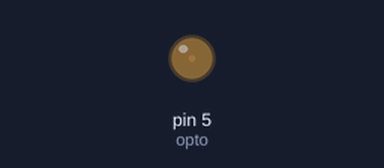
The sketch below on a simulated Arduino Uno, built with avr-gcc and run on an emulated ATmega328P. Parts: output pins drawn as LEDs (lit = HIGH).

Above: at 0.05 s.
At 2.5 s:
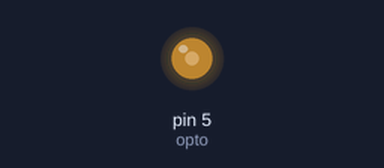
At 3.75 s:
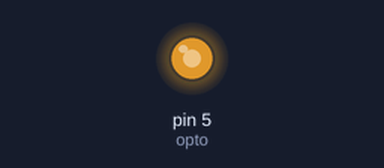
At 5.0 s:
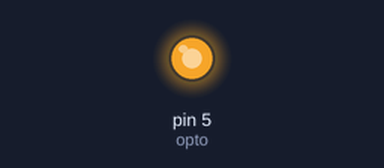
Timing chart, 0 to 6.5 s (numbered marks = the images above):
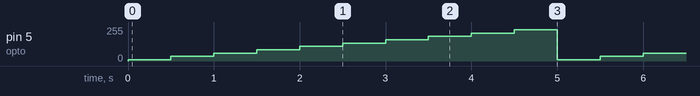

The sketch:

pwmcontrol.ino
```cpp
const int opto = 5;  // 16 corresponds to GPIO 16
const int ledPinmerah = 21;
const int brightness = 255;


void setup() {
  // set the LED as an output
  Serial.begin(9600);
  pinMode(opto,OUTPUT);
}

void loop()
{
//  if (Serial.available() > 0) {
//     // Baca data serial
//     char data = Serial.read();

//     // Analisis data
//     if (data == '1') {
//       // Nyalakan pin 5
//       analogWrite(opto,255);
//     }
//     else if (data == '0') {
//       // Matikan pin 5
//       analogWrite(opto,0);
//     }
//   }
  //analogWrite(opto,230);

    for(int dutyCycle = 10; dutyCycle <= 255; dutyCycle+=25)
    {
    // changing the LED brightness with PWM
    analogWrite(opto, dutyCycle);
    delay(500);
    }

  // // decrease the LED brightness
  // for(int dutyCycle = 255; dutyCycle >= 0; dutyCycle-=30){
  //   // changing the LED brightness with PWM
  //   analogWrite(ledPinhijau, dutyCycle);
  //   delay(15);
  // }
  // // increase the LED brightness

  // for(int dutyCycle = 0; dutyCycle <= 255; dutyCycle+=30){
  //   // changing the LED brightness with PWM
  //   analogWrite(ledPinmerah, dutyCycle);
  //   delay(15);
  // }

  // // decrease the LED brightness
  // for(int dutyCycle = 255; dutyCycle >= 0; dutyCycle-=30){
  //   // changing the LED brightness with PWM
  //   analogWrite(ledPinmerah, dutyCycle);
  //   delay(15);
  // }
}
```

Measured:
- by itself, pin 5 (opto): repeats every 5.0 s: 35/255 0.50 s, 60/255 0.50 s, 85/255 0.50 s, 110/255 0.50 s, 135/255 0.50 s, 160/255 0.50 s, 185/255 0.50 s, 210/255 0.50 s, 235/255 0.50 s, 10/255 0.50 s
